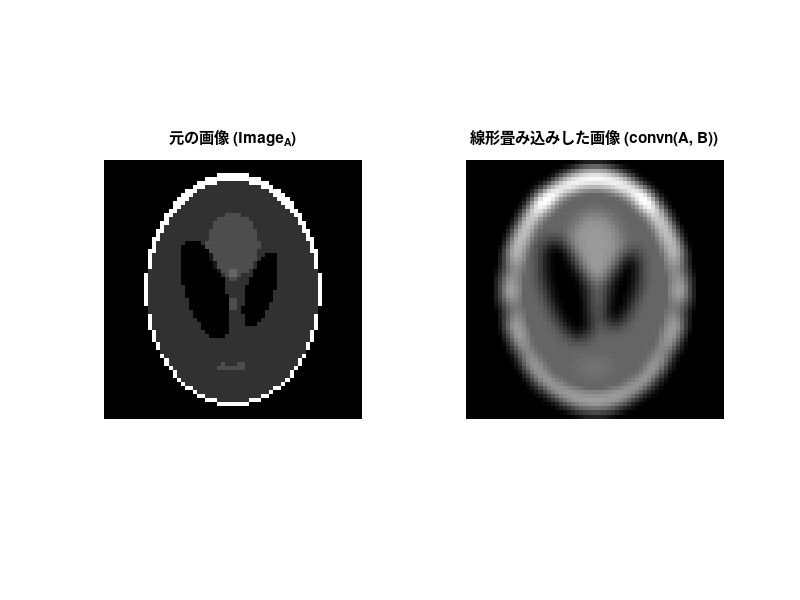

The MATLAB script that drew this image:
% --- 方法B: 線形畳み込み (あなたが依頼した処理) ---
fprintf('方法B (線形畳み込み) を実行します...\n');
tic;

% --- 1. デモデータ作成 ---
Image_A = phantom(64); % 組織

% 線形畳み込みでは、Image_B は「カーネル(ぼかしフィルター)」を意味します
Image_B_Kernel = fspecial('gaussian', [7 7], 2); % ぼかしフィルター

% --- 2. 処理 (実空間で「線形畳み込み」) ---
% [★これがあなたが依頼した convn です]
Result_Image_B = convn(Image_A, Image_B_Kernel, 'same');
time_B = toc;

fprintf('方法B 完了: %.4f 秒\n', time_B);

% --- 3. 表示 ---
figure('Name', '方法B: 線形畳み込み (ぼかし処理)');
subplot(1, 2, 1);
imshow(abs(Image_A), []);
title('元の画像 (Image_A)');
subplot(1, 2, 2);
imshow(abs(Result_Image_B), []);
title('線形畳み込みした画像 (convn(A, B))');
